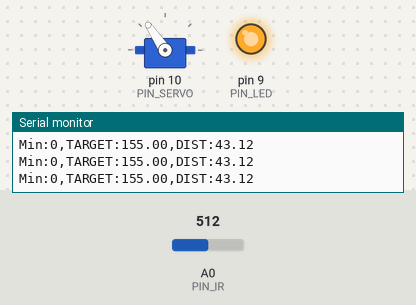
Simulated run of this sketch. Board: Arduino Uno, built with avr-gcc and run on an emulated ATmega328P. On the bench: servo, output pins drawn as LEDs (lit = HIGH), the last lines printed to the serial monitor. Inputs (shaded band) come from the test bench; at power-on: A0 (PIN_IR) = 512.

Above: at 1.2 s.
1.3 s: A0 (PIN_IR) set to 316
2.8 s: A0 (PIN_IR) set to 284
At 3.4 s:
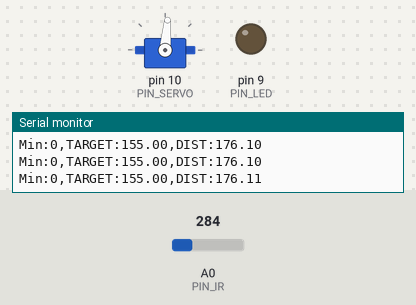
4.3 s: A0 (PIN_IR) set to 306
At 4.8 s:
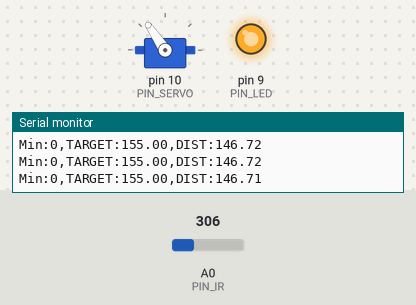
5.8 s: A0 (PIN_IR) set to 145
At 6.2 s:
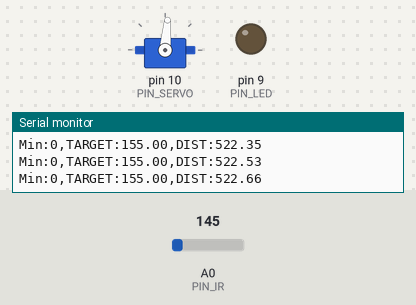
Timing chart, 0 to 8.3 s (numbered marks = the images above; inputs shaded):
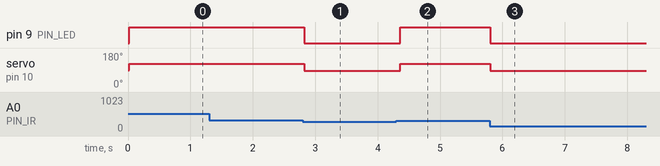

Measured:
- the behaviour switches between 300 and 299 on A0 (PIN_IR) (found by bisection; images 0 and 1)
- after the input at 2.8 s, pin 9 (PIN_LED): HIGH → LOW at once; servo on pin 10 (PIN_SERVO): 124° → 85° at once
- after the input at 4.3 s, pin 9 (PIN_LED): LOW → HIGH after 0.06 s; servo on pin 10 (PIN_SERVO): 85° → 124° after 0.06 s
- after the input at 5.8 s, pin 9 (PIN_LED): HIGH → LOW at once; servo on pin 10 (PIN_SERVO): 124° → 85° at once

The sketch:

22_bangbangcontrol.ino
```cpp
#include <Servo.h>

// Arduino pin assignment
#define PIN_LED 9
#define PIN_SERVO 10
#define PIN_IR A0
#define PIN_VAR A3

// Event interval parameters
#define _INTERVAL_DIST    20 // distance sensor interval (unit: ms)
#define _INTERVAL_SERVO   20 // servo interval (unit: ms)
#define _INTERVAL_SERIAL  20 // serial interval (unit: ms)

// EMA filter configuration for the IR distance sensor
#define _EMA_ALPHA 0.7      // EMA weight (range: 0 to 1)
                          // Setting _EMA_ALPHA to 0 effectively disables EMA filter.

// Servo adjustment
#define _DUTY_MAX 2220  // Servo angle: D degree
#define _DUTY_NEU 1620  // Servo angle: 0 degree
#define _DUTY_MIN 1020   // Servo angle: E degree
#define _SERVO_ANGLE_DIFF 30 // Replace with |D - E| degree
#define _SERVO_SPEED 1000 // servo speed limit (unit: degree/second)

#define _BANGBANG_RANGE 200

// global variables
float dist_filtered, dist_ema, dist_target; // unit: mm

Servo myservo;

int duty_change_per_interval; // maximum duty difference per interval
int duty_target;    // Target duty
int duty_curr;      // Current duty

unsigned long last_sampling_time_dist;   // unit: msec
unsigned long last_sampling_time_servo;  // unit: msec
unsigned long last_sampling_time_serial; // unit: msec

bool event_dist, event_servo, event_serial; // event triggered?

void setup() {
  // initialize GPIO pins
  pinMode(PIN_LED,OUTPUT);
  myservo.attach(PIN_SERVO);
  duty_target = duty_curr = _DUTY_NEU;

  // convert angular speed into duty change per interval.
  duty_change_per_interval =
    (_DUTY_MAX - _DUTY_MIN) * (_SERVO_SPEED / (float) _SERVO_ANGLE_DIFF) * (_INTERVAL_SERVO / 1000.0);

  // initialize serial port
  Serial.begin(1000000);

  // Set a target distance
  dist_target = 155; // 15.5 cm, the center of the rail
}

void loop() {
  unsigned long time_curr = millis();

  // wait until next event time
  if (time_curr >= (last_sampling_time_dist + _INTERVAL_DIST)) {
        last_sampling_time_dist += _INTERVAL_DIST;
        event_dist = true;
  }
  if (time_curr >= (last_sampling_time_servo + _INTERVAL_SERVO)) {
        last_sampling_time_servo += _INTERVAL_SERVO;
        event_servo = true;
  }
  if (time_curr >= (last_sampling_time_serial + _INTERVAL_SERIAL)) {
        last_sampling_time_serial += _INTERVAL_SERIAL;
        event_serial = true;
  }

  if(event_dist) {
    event_dist = false;

    // get a distance reading from the distance sensor
    dist_filtered = volt_to_distance(ir_sensor_filtered(10, 0.5)); // Replace n with your desired value
    dist_ema = _EMA_ALPHA * dist_ema + (1.0 - _EMA_ALPHA) * dist_filtered;

    // bang bang control
    if(dist_target < dist_ema) { // Replace 1 with a proper test expression using dist_target and dist_ema.
      duty_target = _DUTY_NEU - _BANGBANG_RANGE;
      digitalWrite(PIN_LED, 0);
    }
    else {
      duty_target = _DUTY_NEU + _BANGBANG_RANGE;
      digitalWrite(PIN_LED, 1);
    }
  }

  if(event_servo) {
    event_servo = false;

    // adjust duty_curr toward duty_target by duty_change_per_interval
    if (duty_target > duty_curr) {
      duty_curr += duty_change_per_interval;
      if (duty_curr > duty_target)
          duty_curr = duty_target;
    } else {
      duty_curr -= duty_change_per_interval;
      if (duty_curr < duty_target)
        duty_curr = duty_target;
    }
    // update servo position
    if(duty_curr > _DUTY_MAX) duty_curr = _DUTY_MAX; // for servo arm protection
    if(duty_curr < _DUTY_MIN) duty_curr = _DUTY_MIN;
    myservo.writeMicroseconds(duty_curr);
  }

  if(event_serial) {
    event_serial = false;
// output the read value to the serial port
    Serial.print("Min:0,TARGET:"); Serial.print(dist_target);
    Serial.print(",DIST:");
    Serial.println(dist_ema);
  }
}

float volt_to_distance(int a_value)
{
// Replace the below line with the equation obtained from nonlinear regression analysis
  // return (6762.0 / (a_value - 9) - 4.0) * 10.0;
  return 1303 + (-7.25 * a_value) + (0.0143 * pow(a_value, 2)) + (-9.66E-06 * pow(a_value, 3));
}

unsigned int ir_sensor_filtered(unsigned int n, float position)
{
  // Eliminate spiky noise of an IR distance sensor by repeating measurement and taking a middle value
  // n: number of measurement repetition
  // position: the percentile of the sample to be taken (0.0 <= position <= 1.0)

  // The output of Sharp infrared sensor includes lots of spiky noise.
  // To eliminate such a spike, ir_sensor_filtered() performs the following two steps:
  // Step 1. Repeat measurement n times and collect n * position smallest samples, where 0 <= postion <= 1.
  // Step 2. Return the largest sample among the collected ones.

  unsigned int *ir_val, tmp, ret_idx, ret_val;
  unsigned int start_time;

  ret_idx = (unsigned int) ceil(n * position);

  // Step 1. Repeat measurement n times and collect n * position smallest samples.
  // Note: simple implementation requires an array of n elements to store n samples.
  // Instead, we can save memory by allocating an array of (n * position + 1) elements.

  ir_val = (unsigned int*) malloc(sizeof(unsigned int) * (ret_idx + 2));
  ir_val[0] = analogRead(PIN_IR);

  for (int i = 1; i < n; i++) {
    int j;
    if(i < ret_idx + 1) {
      ir_val[i] = analogRead(PIN_IR);
      j = i - 1;
    }
    else {
      ir_val[ret_idx + 1] = analogRead(PIN_IR);
      j = ret_idx;
    }

    for( ; j >= 0; j--) {
      if(ir_val[j] > ir_val[j+1]) {
        tmp = ir_val[j];
        ir_val[j] = ir_val[j+1];
        ir_val[j+1] = tmp;
      }
    }
  }

  // Step 2. Return the largest sample among the collected ones.
  if(position > 0.0) ret_val = ir_val[ret_idx];
  else ret_val = ir_val[0];

  free(ir_val);

  return ret_val;
}
```
